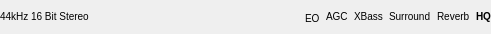
<?xml version="1.0" encoding="UTF-8"?>
<ui version="4.0">
 <class>PropertiesArea</class>
 <widget class="QWidget" name="PropertiesArea">
  <property name="geometry">
   <rect>
    <x>0</x>
    <y>0</y>
    <width>491</width>
    <height>34</height>
   </rect>
  </property>
  <property name="windowTitle">
   <string>Form</string>
  </property>
  <layout class="QHBoxLayout" name="horizontalLayout" stretch="0,0,0,0,0,0,0,0,0,0,0,0,0,0,0">
   <property name="spacing">
    <number>0</number>
   </property>
   <property name="leftMargin">
    <number>0</number>
   </property>
   <property name="topMargin">
    <number>0</number>
   </property>
   <property name="rightMargin">
    <number>0</number>
   </property>
   <property name="bottomMargin">
    <number>0</number>
   </property>
   <item>
    <widget class="QLabel" name="soundResolution">
     <property name="sizePolicy">
      <sizepolicy hsizetype="Fixed" vsizetype="Fixed">
       <horstretch>0</horstretch>
       <verstretch>0</verstretch>
      </sizepolicy>
     </property>
     <property name="font">
      <font>
       <pointsize>-1</pointsize>
      </font>
     </property>
     <property name="styleSheet">
      <string notr="true">font-size: 10px;
margin-top: -2px;</string>
     </property>
     <property name="text">
      <string>44kHz 16 Bit Stereo</string>
     </property>
     <property name="alignment">
      <set>Qt::AlignmentFlag::AlignLeading|Qt::AlignmentFlag::AlignLeft|Qt::AlignmentFlag::AlignTop</set>
     </property>
    </widget>
   </item>
   <item>
    <spacer name="horizontalSpacer_1">
     <property name="orientation">
      <enum>Qt::Orientation::Horizontal</enum>
     </property>
     <property name="sizeType">
      <enum>QSizePolicy::Policy::Fixed</enum>
     </property>
     <property name="sizeHint" stdset="0">
      <size>
       <width>6</width>
       <height>5</height>
      </size>
     </property>
    </spacer>
   </item>
   <item>
    <widget class="ClickableLabel" name="repeatState">
     <property name="sizePolicy">
      <sizepolicy hsizetype="Fixed" vsizetype="Fixed">
       <horstretch>0</horstretch>
       <verstretch>0</verstretch>
      </sizepolicy>
     </property>
     <property name="minimumSize">
      <size>
       <width>85</width>
       <height>0</height>
      </size>
     </property>
     <property name="font">
      <font>
       <pointsize>-1</pointsize>
      </font>
     </property>
     <property name="styleSheet">
      <string notr="true">font-size: 10px;
margin-top: -2px;</string>
     </property>
     <property name="text">
      <string/>
     </property>
     <property name="alignment">
      <set>Qt::AlignmentFlag::AlignLeading|Qt::AlignmentFlag::AlignLeft|Qt::AlignmentFlag::AlignTop</set>
     </property>
    </widget>
   </item>
   <item>
    <spacer name="horizontalSpacer_Center">
     <property name="orientation">
      <enum>Qt::Orientation::Horizontal</enum>
     </property>
     <property name="sizeType">
      <enum>QSizePolicy::Policy::Expanding</enum>
     </property>
     <property name="sizeHint" stdset="0">
      <size>
       <width>10</width>
       <height>5</height>
      </size>
     </property>
    </spacer>
   </item>
   <item>
    <widget class="ClickableLabel" name="eqState">
     <property name="sizePolicy">
      <sizepolicy hsizetype="Fixed" vsizetype="Fixed">
       <horstretch>0</horstretch>
       <verstretch>0</verstretch>
      </sizepolicy>
     </property>
     <property name="minimumSize">
      <size>
       <width>15</width>
       <height>10</height>
      </size>
     </property>
     <property name="maximumSize">
      <size>
       <width>15</width>
       <height>10</height>
      </size>
     </property>
     <property name="font">
      <font>
       <pointsize>-1</pointsize>
      </font>
     </property>
     <property name="styleSheet">
      <string notr="true">font-size: 10px;
margin-top: -2px;</string>
     </property>
     <property name="text">
      <string>EQ</string>
     </property>
     <property name="alignment">
      <set>Qt::AlignmentFlag::AlignLeading|Qt::AlignmentFlag::AlignLeft|Qt::AlignmentFlag::AlignTop</set>
     </property>
    </widget>
   </item>
   <item>
    <spacer name="horizontalSpacer_2">
     <property name="orientation">
      <enum>Qt::Orientation::Horizontal</enum>
     </property>
     <property name="sizeType">
      <enum>QSizePolicy::Policy::Fixed</enum>
     </property>
     <property name="sizeHint" stdset="0">
      <size>
       <width>6</width>
       <height>5</height>
      </size>
     </property>
    </spacer>
   </item>
   <item>
    <widget class="ClickableLabel" name="agcState">
     <property name="sizePolicy">
      <sizepolicy hsizetype="Fixed" vsizetype="Fixed">
       <horstretch>0</horstretch>
       <verstretch>0</verstretch>
      </sizepolicy>
     </property>
     <property name="font">
      <font>
       <pointsize>-1</pointsize>
      </font>
     </property>
     <property name="styleSheet">
      <string notr="true">font-size: 10px;
margin-top: -2px;</string>
     </property>
     <property name="text">
      <string>AGC</string>
     </property>
     <property name="alignment">
      <set>Qt::AlignmentFlag::AlignLeading|Qt::AlignmentFlag::AlignLeft|Qt::AlignmentFlag::AlignTop</set>
     </property>
    </widget>
   </item>
   <item>
    <spacer name="horizontalSpacer_3">
     <property name="orientation">
      <enum>Qt::Orientation::Horizontal</enum>
     </property>
     <property name="sizeType">
      <enum>QSizePolicy::Policy::Fixed</enum>
     </property>
     <property name="sizeHint" stdset="0">
      <size>
       <width>6</width>
       <height>5</height>
      </size>
     </property>
    </spacer>
   </item>
   <item>
    <widget class="ClickableLabel" name="xBassState">
     <property name="sizePolicy">
      <sizepolicy hsizetype="Fixed" vsizetype="Fixed">
       <horstretch>0</horstretch>
       <verstretch>0</verstretch>
      </sizepolicy>
     </property>
     <property name="font">
      <font>
       <pointsize>-1</pointsize>
      </font>
     </property>
     <property name="styleSheet">
      <string notr="true">font-size: 10px;
margin-top: -2px;</string>
     </property>
     <property name="text">
      <string>XBass</string>
     </property>
     <property name="alignment">
      <set>Qt::AlignmentFlag::AlignLeading|Qt::AlignmentFlag::AlignLeft|Qt::AlignmentFlag::AlignTop</set>
     </property>
    </widget>
   </item>
   <item>
    <spacer name="horizontalSpacer_4">
     <property name="orientation">
      <enum>Qt::Orientation::Horizontal</enum>
     </property>
     <property name="sizeType">
      <enum>QSizePolicy::Policy::Fixed</enum>
     </property>
     <property name="sizeHint" stdset="0">
      <size>
       <width>6</width>
       <height>5</height>
      </size>
     </property>
    </spacer>
   </item>
   <item>
    <widget class="ClickableLabel" name="surroundState">
     <property name="sizePolicy">
      <sizepolicy hsizetype="Fixed" vsizetype="Fixed">
       <horstretch>0</horstretch>
       <verstretch>0</verstretch>
      </sizepolicy>
     </property>
     <property name="font">
      <font>
       <pointsize>-1</pointsize>
      </font>
     </property>
     <property name="styleSheet">
      <string notr="true">font-size: 10px;
margin-top: -2px;</string>
     </property>
     <property name="text">
      <string>Surround</string>
     </property>
     <property name="alignment">
      <set>Qt::AlignmentFlag::AlignLeading|Qt::AlignmentFlag::AlignLeft|Qt::AlignmentFlag::AlignTop</set>
     </property>
    </widget>
   </item>
   <item>
    <spacer name="horizontalSpacer_5">
     <property name="orientation">
      <enum>Qt::Orientation::Horizontal</enum>
     </property>
     <property name="sizeType">
      <enum>QSizePolicy::Policy::Fixed</enum>
     </property>
     <property name="sizeHint" stdset="0">
      <size>
       <width>6</width>
       <height>5</height>
      </size>
     </property>
    </spacer>
   </item>
   <item>
    <widget class="ClickableLabel" name="reverbState">
     <property name="sizePolicy">
      <sizepolicy hsizetype="Fixed" vsizetype="Fixed">
       <horstretch>0</horstretch>
       <verstretch>0</verstretch>
      </sizepolicy>
     </property>
     <property name="font">
      <font>
       <pointsize>-1</pointsize>
      </font>
     </property>
     <property name="styleSheet">
      <string notr="true">font-size: 10px;
margin-top: -2px;</string>
     </property>
     <property name="text">
      <string>Reverb</string>
     </property>
     <property name="alignment">
      <set>Qt::AlignmentFlag::AlignLeading|Qt::AlignmentFlag::AlignLeft|Qt::AlignmentFlag::AlignTop</set>
     </property>
    </widget>
   </item>
   <item>
    <spacer name="horizontalSpacer_6">
     <property name="orientation">
      <enum>Qt::Orientation::Horizontal</enum>
     </property>
     <property name="sizeType">
      <enum>QSizePolicy::Policy::Fixed</enum>
     </property>
     <property name="sizeHint" stdset="0">
      <size>
       <width>6</width>
       <height>5</height>
      </size>
     </property>
    </spacer>
   </item>
   <item>
    <widget class="ClickableLabel" name="interpolationMode">
     <property name="sizePolicy">
      <sizepolicy hsizetype="Fixed" vsizetype="Fixed">
       <horstretch>0</horstretch>
       <verstretch>0</verstretch>
      </sizepolicy>
     </property>
     <property name="font">
      <font>
       <pointsize>-1</pointsize>
       <bold>true</bold>
      </font>
     </property>
     <property name="styleSheet">
      <string notr="true">font-size: 10px;
margin-top: -2px;</string>
     </property>
     <property name="text">
      <string>HQ</string>
     </property>
     <property name="alignment">
      <set>Qt::AlignmentFlag::AlignLeading|Qt::AlignmentFlag::AlignLeft|Qt::AlignmentFlag::AlignTop</set>
     </property>
    </widget>
   </item>
  </layout>
 </widget>
 <customwidgets>
  <customwidget>
   <class>ClickableLabel</class>
   <extends>QLabel</extends>
   <header>ClickableLabel.hpp</header>
  </customwidget>
 </customwidgets>
 <resources/>
 <connections/>
</ui>
